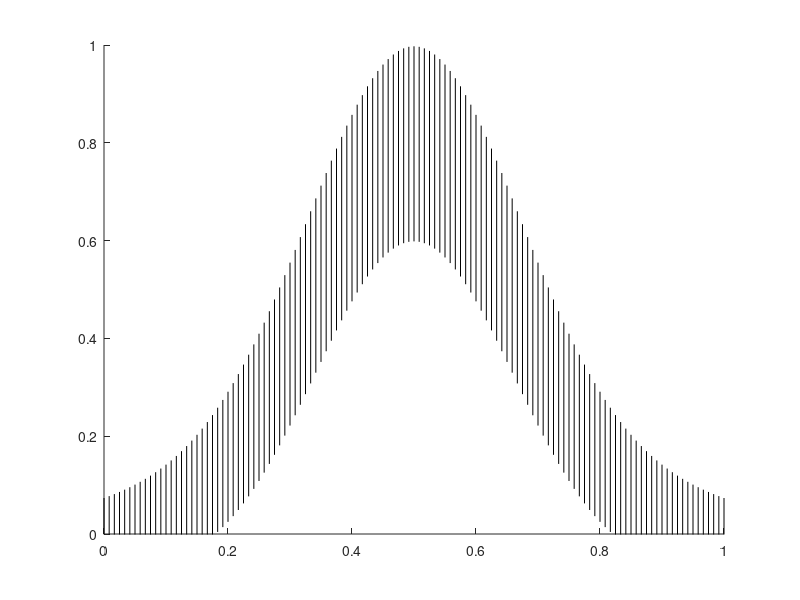

Here is the MATLAB script that generated this plot:
x = [-3:.05:3];
% Create the x Gaussian distribution
sigma1 = 1;
mu1=0;
normpdf1 = 1/(sigma1*sqrt(2*pi)) * exp(-(x-mu1).^2/(2*sigma1^2));
% Create the y Gaussian distribution
sigma2 = 2;
mu2=0;
normpdf2 = 1/(sigma2*sqrt(2*pi)) * exp(-(x-mu2).^2/(2*sigma2^2));

height = 1; % height in Z direction is the same for all points

for i=1:length(normpdf1)

    len = normpdf2(i)/2;
    xdata = [x(i) x(i) x(i) x(i)];
    ydata = [normpdf1(i)- len normpdf1(i)- len normpdf1(i)+ len normpdf1(i)+ len];
    zdata = [0 height  height 0];

    patch('Xdata',(xdata+3)/6, 'Ydata',ydata/0.5, 'Zdata',zdata, 'FaceColor', 'red')
ylim([0 1])
    hold on
end
